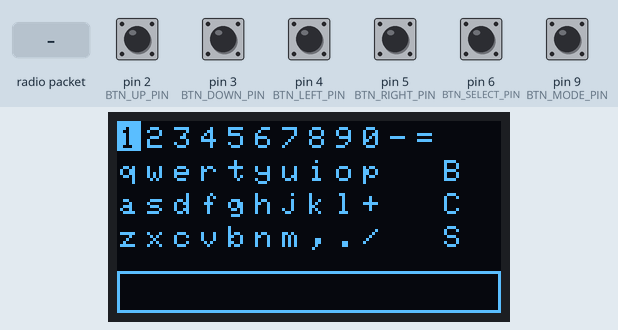
The sketch below on a simulated Arduino Uno, built with avr-gcc and run on an emulated ATmega328P. On the bench: 128×64 one-colour display. Inputs (shaded band) come from the test bench; at power-on: pin 2 (BTN_UP_PIN), pin 3 (BTN_DOWN_PIN), pin 4 (BTN_LEFT_PIN), pin 5 (BTN_RIGHT_PIN), pin 6 (BTN_SELECT_PIN), pin 9 (BTN_MODE_PIN) HIGH. No radio packets arrive unless stated.

Above: at 1.2 s.
1.3 s: radio packet "B" arrives
At 1.37 s:
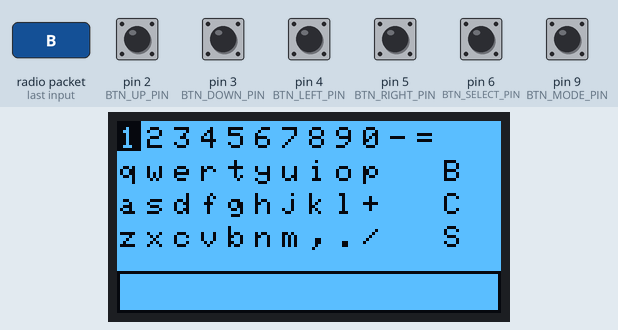
3.5 s: pin 9 (BTN_MODE_PIN) pulled LOW for 0.15 s
At 4.2 s:
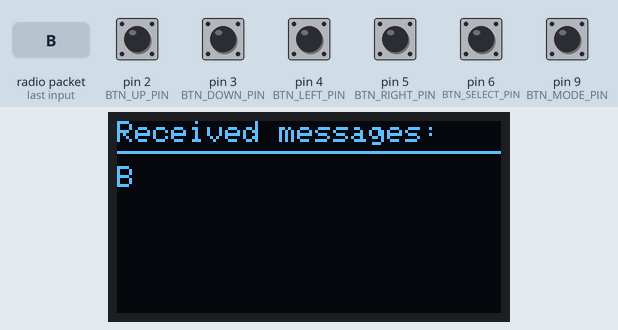
5.3 s: radio packet "C" arrives
At 6.6 s:
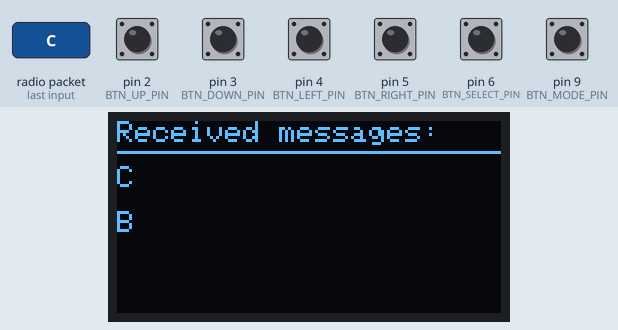
6.9 s: radio packet "S" arrives
At 8.3 s:
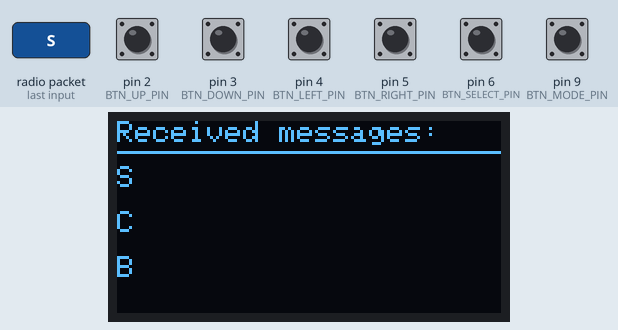
8.6 s: radio packet "1" arrives
At 9.8 s:
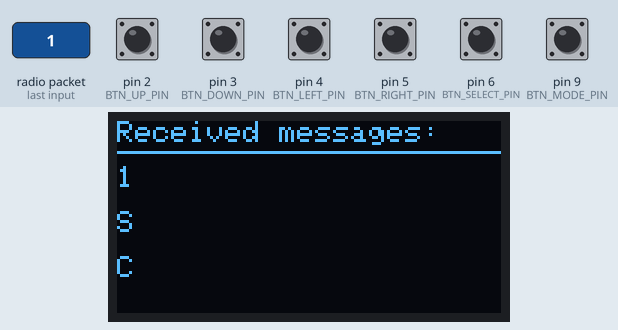
10.3 s: radio packet "0" arrives
At 11.4 s:
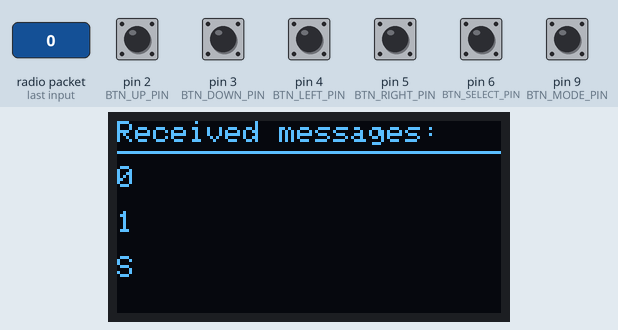
Timing chart, 0 to 13.0 s (numbered marks = the images above; inputs shaded):
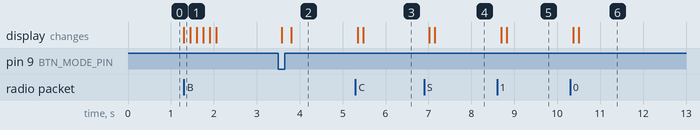

Measured:
- after the input at 1.3 s, the display: changes at once (image 1)
- after the input at 3.5 s, the display: first changes after 0.08 s (image 2 shows a later state)
- after the input at 5.3 s, the display: first changes after 0.05 s (image 3 shows a later state)
- after the input at 6.9 s, the display: first changes after 0.12 s (image 4 shows a later state)
- after the input at 8.6 s, the display: first changes after 0.10 s (image 5 shows a later state)
- after the input at 10.3 s, the display: first changes after 0.07 s (image 6 shows a later state)

The sketch:

NRFChat.ino
```cpp
#include <SPI.h>
#include <nRF24L01.h>
#include <RF24.h>
#include <Wire.h>
#include <Adafruit_GFX.h>
#include <Adafruit_SSD1306.h>

// settings
const uint8_t
  RADIO_CE_PIN = 8,
  RADIO_CSN_PIN = 7,
  BTN_UP_PIN = 2,
  BTN_DOWN_PIN = 3,
  BTN_LEFT_PIN = 4,
  BTN_RIGHT_PIN = 5,
  BTN_SELECT_PIN = 6,
  BTN_MODE_PIN = 9;

const byte RADIO_ADDRESS[6] = "00001";

// display
#define SCREEN_WIDTH 128
#define SCREEN_HEIGHT 64
#define OLED_ADDR 0x3C
Adafruit_SSD1306 oled(SCREEN_WIDTH, SCREEN_HEIGHT, &Wire, -1);

// kb
struct Key {
  char symbol;
  bool isSpecial;
};

const Key KEYBOARD[4][13] = { //kb buttons
  { { '1' }, { '2' }, { '3' }, { '4' }, { '5' }, { '6' }, { '7' }, { '8' }, { '9' }, { '0' }, { '-' }, { '=' }, { ' ' } },
  { { 'q' }, { 'w' }, { 'e' }, { 'r' }, { 't' }, { 'y' }, { 'u' }, { 'i' }, { 'o' }, { 'p' }, { ' ' }, { ' ' }, { 'B', true } },
  { { 'a' }, { 's' }, { 'd' }, { 'f' }, { 'g' }, { 'h' }, { 'j' }, { 'k' }, { 'l' }, { '+' }, { ' ' }, { ' ' }, { 'C', true } },
  { { 'z' }, { 'x' }, { 'c' }, { 'v' }, { 'b' }, { 'n' }, { 'm' }, { ',' }, { '.' }, { '/' }, { ' ' }, { ' ' }, { 'S', true } }
};

const uint8_t
  KEY_WIDTH = 8,
  KEY_HEIGHT = 10,
  KEY_SPACING = 1,
  TEXT_OFFSET_X = 1,
  TEXT_OFFSET_Y = 2,
  MAX_MESSAGES = 3;  //3 msgs in log

//vars
RF24 radio(RADIO_CE_PIN, RADIO_CSN_PIN);

struct {
  int8_t x = 0;
  int8_t y = 0;
} cursor;

char inputBuffer[32] = "";
String messageLog[MAX_MESSAGES];  //log
uint8_t bufferIndex = 0;
bool
  lastSelectState = HIGH,
  lastModeState = HIGH,
  isTransmitterMode = true,
  newMessageFlag = false,
  displayInverted = false;

//func
void initRadio() {
  if (!radio.begin()) {
    while (true) {
      oled.clearDisplay();
      oled.println("Radio error!");
      oled.display();
      delay(1000);
    }
  }
  radio.openWritingPipe(RADIO_ADDRESS);
  radio.openReadingPipe(1, RADIO_ADDRESS);
  radio.startListening();
  radio.setPALevel(RF24_PA_MAX);
  radio.setDataRate(RF24_1MBPS);
  radio.setChannel(1);
  radio.setRetries(15, 15);
}

void addToMessageLog(String msg) {
  //move old msgs
  for (int i = MAX_MESSAGES - 1; i > 0; i--) {
    messageLog[i] = messageLog[i - 1];
  }
  messageLog[0] = msg;
}

void checkForMessages() {
  if (radio.available()) {
    char incoming[32] = "";
    radio.read(&incoming, sizeof(incoming));

    addToMessageLog(String(incoming));
    newMessageFlag = true;

    //blink
    if (isTransmitterMode) {
      for (int i = 0; i < 3; i++) {
        oled.invertDisplay(true);
        delay(150);
        oled.invertDisplay(false);
        delay(150);
      }
    }
  }
}

void drawTransmitterScreen() {
  oled.clearDisplay();

  // Отрисовка клавиатуры
  for (uint8_t y = 0; y < 4; y++) {
    for (uint8_t x = 0; x < 13; x++) {
      const uint8_t xPos = x * (KEY_WIDTH + KEY_SPACING);
      const uint8_t yPos = y * (KEY_HEIGHT + KEY_SPACING);


      if (x == cursor.x && y == cursor.y) {
        oled.fillRect(xPos, yPos, KEY_WIDTH, KEY_HEIGHT, WHITE);
        oled.setTextColor(BLACK);
      } else {
        oled.setTextColor(WHITE);
      }

      oled.setCursor(xPos + TEXT_OFFSET_X, yPos + TEXT_OFFSET_Y);
      oled.write(KEYBOARD[y][x].symbol);
    }
  }

  // Область ввода
  oled.drawRect(0, 50, SCREEN_WIDTH, 14, WHITE);
  oled.setCursor(2, 52);
  if (strlen(inputBuffer) > 18) {
    oled.print("...");
    oled.print(inputBuffer + strlen(inputBuffer) - 15);
  } else {
    oled.print(inputBuffer);
  }

  oled.display();
}

void drawReceiverScreen() {
  oled.clearDisplay();
  oled.setCursor(0, 0);
  oled.println("Received messages:");
  oled.drawFastHLine(0, 10, SCREEN_WIDTH, WHITE);

  // Вывод лога сообщений
  for (int i = 0; i < MAX_MESSAGES; i++) {
    if (messageLog[i].length() > 0) {
      oled.setCursor(0, 15 + i * 15);
      if (messageLog[i].length() > 21) {
        oled.print(messageLog[i].substring(0, 21));
        oled.print("...");
      } else {
        oled.print(messageLog[i]);
      }
    }
  }

  // Индикация новых сообщений
  if (newMessageFlag) {
    oled.fillRect(120, 0, 8, 8, WHITE);
    newMessageFlag = false;
  }

  oled.display();
}

void handleModeSwitch() {
  bool currentModeState = digitalRead(BTN_MODE_PIN);
  if (currentModeState == LOW && lastModeState == HIGH) {
    delay(50);
    isTransmitterMode = !isTransmitterMode;
    if (isTransmitterMode) {
      drawTransmitterScreen();
    } else {
      drawReceiverScreen();
    }
    delay(200);
  }
  lastModeState = currentModeState;
}

void handleTransmitterInput() {
  // Навигация
  if (digitalRead(BTN_UP_PIN) == LOW) {
    cursor.y = (cursor.y - 1 + 4) % 4;
    drawTransmitterScreen();
    delay(200);
  }
  if (digitalRead(BTN_DOWN_PIN) == LOW) {
    cursor.y = (cursor.y + 1) % 4;
    drawTransmitterScreen();
    delay(200);
  }
  if (digitalRead(BTN_LEFT_PIN) == LOW) {
    cursor.x = (cursor.x - 1 + 13) % 13;
    drawTransmitterScreen();
    delay(200);
  }
  if (digitalRead(BTN_RIGHT_PIN) == LOW) {
    cursor.x = (cursor.x + 1) % 13;
    drawTransmitterScreen();
    delay(200);
  }

  //symbol choose
  bool currentSelectState = digitalRead(BTN_SELECT_PIN);
  if (currentSelectState == LOW && lastSelectState == HIGH) {
    delay(50);
    const Key currentKey = KEYBOARD[cursor.y][cursor.x];

    if (currentKey.symbol == 'B' && bufferIndex > 0) {  //bksp
      inputBuffer[--bufferIndex] = '\0';
    } else if (currentKey.symbol == 'C') {  //clr
      bufferIndex = 0;
      inputBuffer[0] = '\0';
    } else if (currentKey.symbol == 'S') {  //send
      sendMessage();
    } else if (bufferIndex < sizeof(inputBuffer) - 1) {  //regular simbl
      inputBuffer[bufferIndex++] = currentKey.symbol;
      inputBuffer[bufferIndex] = '\0';
    }

    drawTransmitterScreen();
    delay(200);
  }
  lastSelectState = currentSelectState;
}

void sendMessage() {
  if (bufferIndex == 0) return;

  radio.stopListening();
  bool success = radio.write(&inputBuffer, sizeof(inputBuffer));
  radio.startListening();

  if (success) {
    bufferIndex = 0;
    inputBuffer[0] = '\0';

    //blink success
    for (int i = 0; i < 2; i++) {
      oled.invertDisplay(true);
      delay(100);
      oled.invertDisplay(false);
      delay(100);
    }
  }

  drawTransmitterScreen();
}

//main
void setup() {
  //pin init
  pinMode(BTN_UP_PIN, INPUT_PULLUP);
  pinMode(BTN_DOWN_PIN, INPUT_PULLUP);
  pinMode(BTN_LEFT_PIN, INPUT_PULLUP);
  pinMode(BTN_RIGHT_PIN, INPUT_PULLUP);
  pinMode(BTN_SELECT_PIN, INPUT_PULLUP);
  pinMode(BTN_MODE_PIN, INPUT_PULLUP);

  //devices init
  initRadio();
  oled.begin(SSD1306_SWITCHCAPVCC, OLED_ADDR);
  oled.clearDisplay();
  oled.setTextSize(1);
  oled.setTextColor(WHITE);

  //first draw
  drawTransmitterScreen();
}

void loop() {
  checkForMessages();
  handleModeSwitch();

  if (isTransmitterMode) {
    handleTransmitterInput();
  } else {
    drawReceiverScreen();
    delay(100);
  }
}
```
